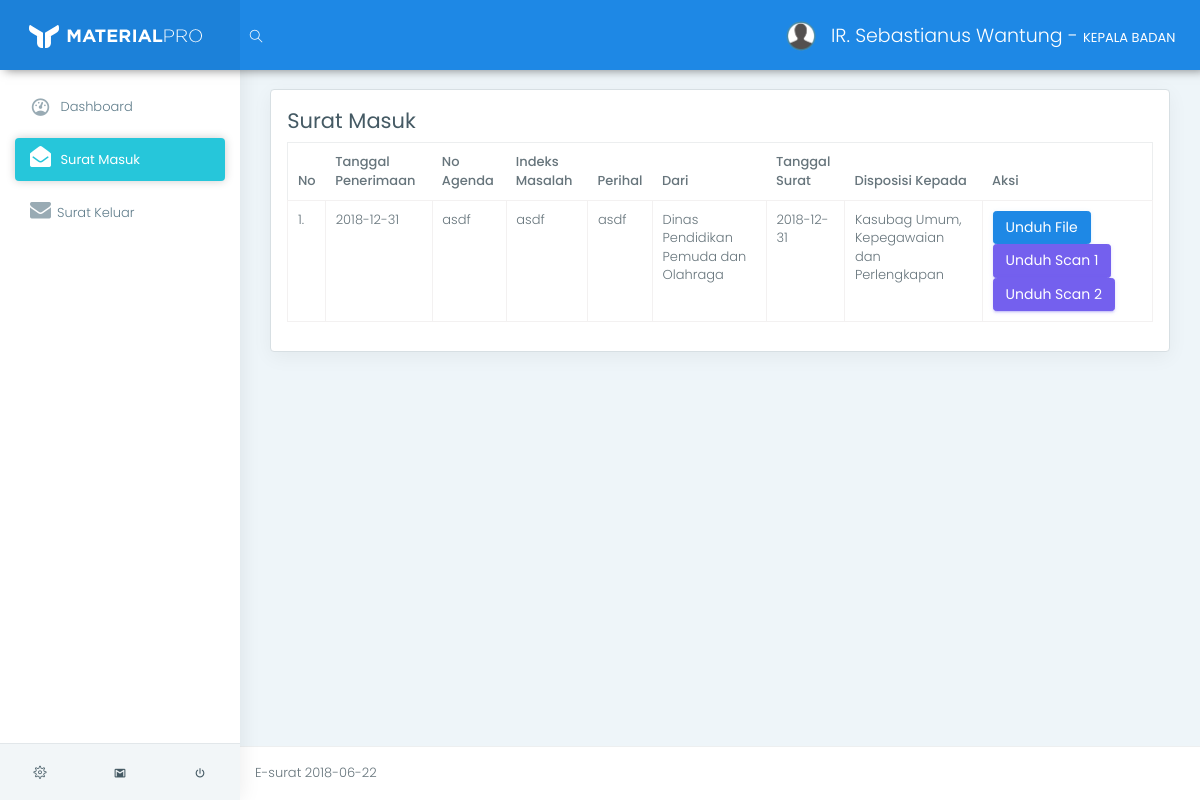
The app's page /app/index.php?page=view_surat_masuk_tu (signed in), older data.
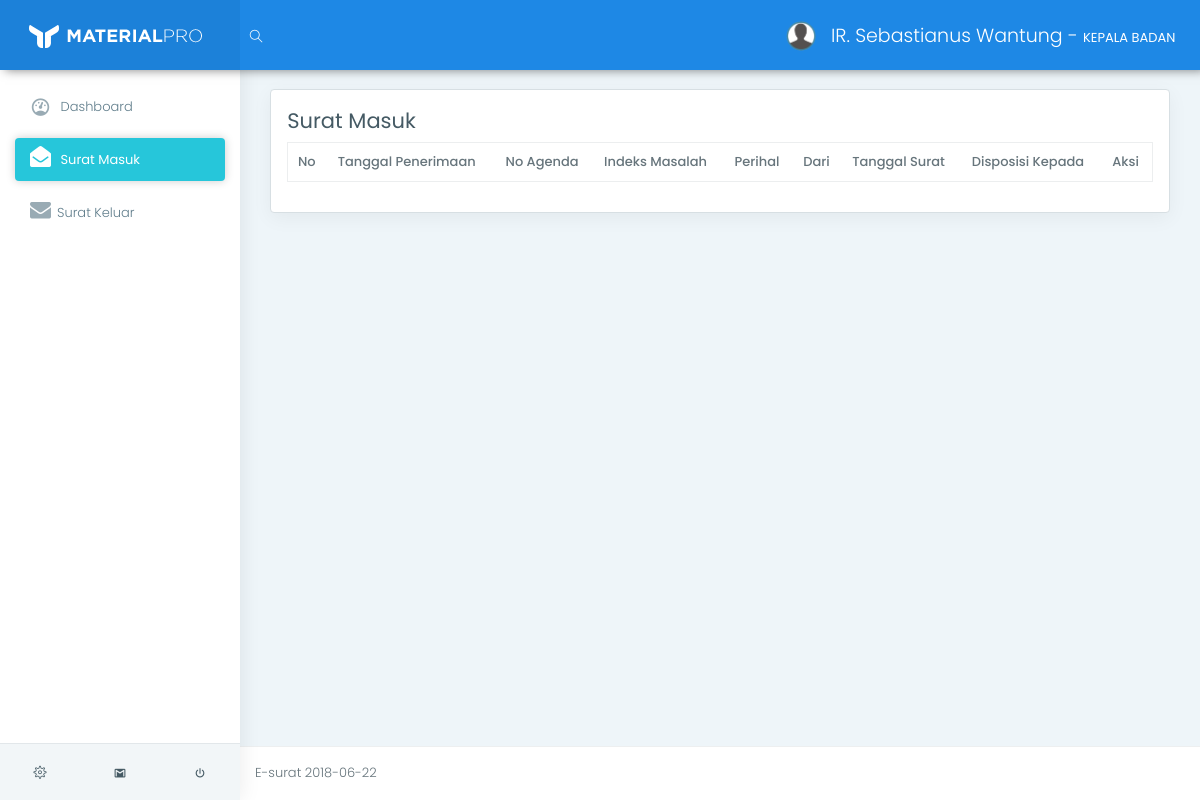
The same page, newer data.
### tables this page shows
CREATE TABLE `tb_user` (
  `id_user` varchar(11) NOT NULL,
  `nip` varchar(50) NOT NULL,
  `nama` varchar(100) NOT NULL,
  `id_jabatan` int(11) NOT NULL,
  `gambar` varchar(100) NOT NULL
);

CREATE TABLE `tb_surat_masuk` (
  `id_surat_masuk` varchar(11) NOT NULL,
  `id_user` varchar(11) NOT NULL,
  `no_surat` varchar(50) NOT NULL,
  `no_agenda` varchar(50) NOT NULL,
  `indeks_masalah` varchar(100) NOT NULL,
  `perihal` varchar(100) NOT NULL,
  `tanggal_surat` date NOT NULL,
  `tanggal_surat_penerimaan` date NOT NULL,
  `file_surat` varchar(100) DEFAULT NULL,
  `scan_surat` varchar(100) NOT NULL,
  `scan_surat2` varchar(100) NOT NULL,
  `id_jabatan` int(11) NOT NULL,
  `status` int(11) NOT NULL DEFAULT '0',
  `instruksi` text
);

CREATE TABLE `tb_jabatan` (
  `id_jabatan` int(11) NOT NULL,
  `jabatan` varchar(100) NOT NULL
);

### app/helper/koneksi.php (called while the page is built, shortened)
<?php
class Koneksi {
	private $koneksi;
	function __construct(){
		$this->koneksi = new mysqli("localhost","root","","db_e_surat");
	}
	public function setQuery($sql){
		return $this->koneksi->query($sql);
	}
}
 ?>

### app/helper/auth.php (called while the page is built, shortened)
<?php
include 'crud.php';
class Auth {
	public function isKepalaBadan(){
		return ($_SESSION['sess_user']['sess_status'] == "KEPALA BADAN");
	}
	public function getUser($id_user){
		$sql    = "SELECT * FROM tb_user WHERE id_user = '$id_user'";
		$crud   = new Crud();
		$result = $crud->view($sql);
		return $result[0]['nama'];
	}
}
 ?>

### app/helper/crud.php (called while the page is built, shortened)
<?php
include_once 'koneksi.php';
class Crud {
	function __construct(){
		$this->koneksi = new Koneksi();
	}
	public function view($sql){
		$result = $this->koneksi->setQuery($sql);
		$data = [];
        while ($row = $result->fetch_assoc()) {
            $data[] = $row;
        }
        return $data;
	}
}
 ?>

### app/surat_masuk_tu/view.php (the view, shortened to what this page needs)
<div class="row">
    <div class="col-lg-12">
        <div class="card">
            <div class="card-block">
            <div class="row">
                <div class="col-md-6">
                    <h3>
                        Surat Masuk
                    </h3>
                </div>
            </div>
                <table class="table table-stripped table-bordered" id="data_table_filter">
                    <thead>
                        <tr>
                            <th>No</th>
                            <th>Tanggal Penerimaan</th>
                            <th>No Agenda</th>
                            <th>Indeks Masalah</th>
                            <th>Perihal</th>
                            <th>Dari</th>
                            <th>Tanggal Surat</th>
                            <th>Disposisi Kepada</th>
                            <th>Aksi</th>
                        </tr>
                    </thead>
                    <tbody>
                        <?php
                            $crud   = new Crud();
                            $sql = "SELECT * FROM tb_surat_masuk
                                    INNER JOIN tb_jabatan ON tb_surat_masuk.id_jabatan = tb_jabatan.id_jabatan
                                    INNER JOIN tb_user ON tb_surat_masuk.id_user = tb_user.id_user
                                    WHERE status='0'";
                            $result = $crud->view($sql);
                            $no = 1;
                            foreach ($result as $value):
                        ?>
                        <tr>
                            <td><?= $no++."." ?></td>
                            <td><?= $value['tanggal_surat_penerimaan'] ?></td>
                            <td><?= $value['no_agenda'] ?></td>
                            <td><?= $value['indeks_masalah'] ?></td>
                            <td><?= $value['perihal'] ?></td>
                            <td><?= $value['nama'] ?></td>
                            <td><?= $value['tanggal_surat'] ?></td>
                            <td><?= $value['jabatan'] ?></td>
                            <td>
                                <a href="../file/surat_masuk/<?= $value['file_surat'] ?>" class="btn btn-info">Unduh File</a>
                                <a href="../file/surat_masuk/<?= $value['scan_surat'] ?>" class="btn btn-primary">Unduh Scan 1</a>
                                <?php if(!empty($value['scan_surat2'])):?>
                                <a href="../file/surat_masuk/<?= $value['scan_surat2'] ?>" class="btn btn-primary">Unduh Scan 2</a>
                                <?php endif ?>
                            </td>
                        </tr>
                        <?php endforeach ?>
                    </tbody>
                </table>
            </div>
        </div>
    </div>
</div>

### app/index.php (shortened to what this page needs)
<?php
include "helper/auth.php";
$auth = new Auth();
?>
<!DOCTYPE html>
<html lang="en">
<head>
	<link href="../assets/css/box.css" rel="stylesheet">
	<link href="../assets/plugins/bootstrap/css/bootstrap.min.css" rel="stylesheet">
	<link href="../assets/plugins/c3-master/c3.min.css" rel="stylesheet">
	<link href="../assets/css/style.css" rel="stylesheet">
	<link href="../assets/css/colors/blue.css" id="theme" rel="stylesheet">
	<link rel="stylesheet" href="https://cdn.datatables.net/1.10.16/css/dataTables.bootstrap4.min.css">
	<link rel="stylesheet" href="https://cdn.datatables.net/buttons/1.5.1/css/buttons.dataTables.min.css">
	<link href="https://cdnjs.cloudflare.com/ajax/libs/select2/4.0.6-rc.0/css/select2.min.css" rel="stylesheet" />
</head>
<body class="fix-header fix-sidebar card-no-border">
	<div id="main-wrapper">
		<header class="topbar">
			<nav class="navbar top-navbar navbar-toggleable-sm navbar-light">
				<div class="navbar-header">
					<a class="navbar-brand" href="index.html">
						<b>
							<img src="../assets/images/logo-light-icon.png" alt="homepage" class="light-logo" />
						</b>
						<span>
						 <img src="../assets/images/logo-light-text.png" class="light-logo" alt="homepage" /></span> </a>
				</div>
				<div class="navbar-collapse">
					<ul class="navbar-nav mr-auto mt-md-0">
						<li class="nav-item hidden-sm-down search-box"> <a class="nav-link hidden-sm-down text-muted waves-effect waves-dark" href="javascript:void(0)"><i class="ti-search"></i></a>
						</li>
					</ul>
					<ul class="navbar-nav my-lg-0">
						<li class="nav-item dropdown">
							<a class="nav-link dropdown-toggle text-muted waves-effect waves-dark" href="" data-toggle="dropdown" aria-haspopup="true" aria-expanded="false"><img src="../assets/images/user.png" alt="user" class="profile-pic m-r-10" />
								<?= $auth->getUser($_SESSION['sess_user']['sess_id_user'])." - <b>".$_SESSION['sess_user']['sess_status']."</b>" ?>
							</a>
						</li>
					</ul>
				</div>
			</nav>
		</header>
		<aside class="left-sidebar">
			<div class="scroll-sidebar">
				<nav class="sidebar-nav">
					<ul id="sidebarnav">
					<li>
						<a class="waves-effect waves-dark" href="index.php?page=view_dashbord" aria-expanded="false"><i class="mdi mdi-gauge"></i><span class="hide-menu"> Dashboard</span></a>
					</li>
					<?php if($auth->isKepalaBadan()): ?>
						<li>
							<a class="waves-effect waves-darkenvelope-open" href="index.php?page=view_surat_masuk_tu" aria-expanded="false"><i class="fa fa-envelope-open"></i><span class="hide-menu"> Surat Masuk</span></a>
						</li>
						<li>
							<a class="waves-effect waves-dark" href="index.php?page=view_surat_keluar" aria-expanded="false"><i class="fa fa-envelope"></i><span class="hide-menu">Surat Keluar</span></a>
						</li>
					<?php endif ?>
					</ul>
				</nav>
			</div>
			<div class="sidebar-footer">
				<a href="" class="link" data-toggle="tooltip" title="Settings"><i class="ti-settings"></i></a>
				<a href="" class="link" data-toggle="tooltip" title="Email"><i class="mdi mdi-gmail"></i></a>
				<a href="../logout.php" class="link" data-toggle="tooltip" title="Logout"><i class="mdi mdi-power"></i></a> </div>
		</aside>
		<div class="page-wrapper">
			<div class="container-fluid"><br>
				<?php
				$page = isset( $_GET['page'])?$_GET['page']:"";
				if($page){
					if($page == "view_dashbord"){
						include "dashbord/view.php";
					}else if($page == "view_user"){
						include "m_pegawai/view.php";
					}else if($page == "add_user"){
						include "m_pegawai/add_form.php";
					}else if($page == "edit"){
						include "m_pegawai/edit_form.php";
					}else if($page == "delete"){
						include "m_pegawai/delete.php";
					}
					else if($page == "view_jenis_surat"){
						include "m_jenis_surat/view.php";
					}else if($page == "add_jenis_surat"){
						include "m_jenis_surat/add_form.php";
					}else if($page == "detail"){
						include "m_jenis_surat/detail.php";
					}else if($page == "edit_jenis_surat"){
						include "m_jenis_surat/edit_form.php";
					}else if($page == "delete_jenis_surat"){
						include "m_jenis_surat/delete.php";
					}
					else if($page == "view_format_surat"){
						include "m_format_surat/view.php";
					}else if($page == "add_format_surat"){
						include "m_format_surat/add_form.php";
					}else if($page == "delete_format_surat"){
						include "m_format_surat/delete.php";
					}
					else if($page == "view_dinas"){
						include "m_dinas/view.php";
					}else if($page == "add_dinas"){
						include "m_dinas/add_form.php";
					}else if($page == "edit_dinas"){
						include "m_dinas/edit_form.php";
					}else if($page == "delete_dinas"){
						include "m_dinas/delete.php";
					}
					else if($page == "view_surat_keluar"){
						include "surat_keluar/view.php";
					}else if($page == "add_surat_keluar"){
						include "surat_keluar/add_form.php";
					}else if($page == "acc_surat_keluar"){
						include "surat_keluar/acc_surat.php";
					}else if($page == "edit_surat_keluar"){
						include "surat_keluar/edit_form.php";
					}else if($page == "delete_surat_keluar"){
						include "surat_keluar/delete.php";
					}
					else if($page == "view_surat_masuk_tu"){
						include "surat_masuk_tu/view.php";
					}else if($page == "add_surat_masuk"){
						include "surat_masuk_tu/add_form.php";
					}else if($page == "edit_surat_masuk_tu"){
						include "surat_masuk_tu/edit_form.php";
					}else if($page == "delete_surat_masuk"){
						include "surat_masuk_tu/delete.php";
					}
				}else{
					include "dashbord/view.php";
				}
				?>
			</div>
			<footer class="footer"> E-surat <?= date("Y-m-d") ?> </footer>
		</div>
	</div>
</body>
</html>

### assets/css/colors/blue.css (style rules this page uses)
.topbar { background: #1e88e5; }
.topbar .navbar-header { background: rgba(0, 0, 0, 0.05); }
.topbar .top-navbar .navbar-header .navbar-brand .light-logo { display: inline-block; color: rgba(255, 255, 255, 0.8); }
.topbar .navbar-light .navbar-nav .nav-item > a.nav-link { color: #ffffff !important; }
.sidebar-nav { background: #fff; }
.sidebar-nav ul li a { color: #607d8b; }
.sidebar-nav ul li a.active, .sidebar-nav ul li a:hover { color: #26c6da; }
.sidebar-nav ul li a.active { color: #263238; }
.sidebar-nav > ul > li.active > a, .sidebar-nav > ul > li.active:hover > a { color: #ffffff; background: #26c6da; }
.sidebar-nav > ul > li.active > a i, .sidebar-nav > ul > li.active:hover > a i { color: #ffffff; }
.sidebar-nav > ul > li.active > a:after, .sidebar-nav > ul > li.active:hover > a:after { border-color: #ffffff; }
.sidebar-nav > ul > li > a.active i, .sidebar-nav > ul > li > a:hover i { color: #26c6da; }
.sidebar-nav > ul > li > a i { color: #99abb4; }
.sidebar-nav > ul > li > a.active { font-weight: 400; background: #ffffff; color: #1e88e5; }
.card-no-border .sidebar-nav > ul > li > a.active { color: #ffffff; background: #26c6da; }
.card-no-border .sidebar-nav > ul > li > a.active i { color: #ffffff; }
.card-no-border .sidebar-nav > ul > li > a.active:after { border-color: #ffffff; }

### app/index.php (style rules this page uses)
* { font-size: 13px; line-height: 1.428; }

Row changes from the older to the newer data that the page shows:
removed tb_surat_masuk: tanggal_surat_penerimaan "2018-12-31", no_agenda "asdf", indeks_masalah "asdf", perihal "asdf", id_user.nama "Dinas Pendidikan Pemuda dan Olahraga", tanggal_surat "2018-12-31", id_jabatan.jabatan "Kasubag Umum, Kepegawaian dan Perlengkapan"
